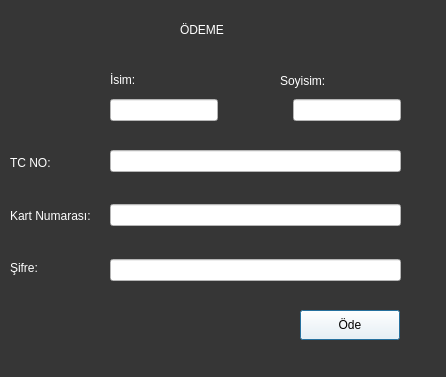
<?xml version="1.0" encoding="UTF-8"?>
<ui version="4.0">
 <class>Dialog</class>
 <widget class="QDialog" name="Dialog">
  <property name="geometry">
   <rect>
    <x>0</x>
    <y>0</y>
    <width>446</width>
    <height>377</height>
   </rect>
  </property>
  <property name="windowTitle">
   <string>Dialog</string>
  </property>
  <property name="styleSheet">
   <string notr="true">background-color: rgb(54, 54, 54);</string>
  </property>
  <widget class="QPushButton" name="ode">
   <property name="geometry">
    <rect>
     <x>300</x>
     <y>310</y>
     <width>100</width>
     <height>30</height>
    </rect>
   </property>
   <property name="styleSheet">
    <string notr="true">background-color: rgb(255, 255, 255);</string>
   </property>
   <property name="text">
    <string>Öde</string>
   </property>
  </widget>
  <widget class="QLabel" name="label">
   <property name="geometry">
    <rect>
     <x>180</x>
     <y>10</y>
     <width>125</width>
     <height>40</height>
    </rect>
   </property>
   <property name="styleSheet">
    <string notr="true">font: 20pt &quot;MS Shell Dlg 2&quot;;
color: rgb(255, 255, 255);</string>
   </property>
   <property name="text">
    <string>ÖDEME</string>
   </property>
  </widget>
  <widget class="QWidget" name="verticalLayoutWidget">
   <property name="geometry">
    <rect>
     <x>110</x>
     <y>150</y>
     <width>291</width>
     <height>131</height>
    </rect>
   </property>
   <layout class="QVBoxLayout" name="verticalLayout">
    <item>
     <widget class="QLineEdit" name="tc_no">
      <property name="styleSheet">
       <string notr="true">background-color: rgb(255, 255, 255);</string>
      </property>
     </widget>
    </item>
    <item>
     <spacer name="verticalSpacer">
      <property name="orientation">
       <enum>Qt::Vertical</enum>
      </property>
      <property name="sizeHint" stdset="0">
       <size>
        <width>20</width>
        <height>40</height>
       </size>
      </property>
     </spacer>
    </item>
    <item>
     <widget class="QLineEdit" name="cart_no">
      <property name="styleSheet">
       <string notr="true">background-color: rgb(255, 255, 255);</string>
      </property>
     </widget>
    </item>
    <item>
     <spacer name="verticalSpacer_2">
      <property name="orientation">
       <enum>Qt::Vertical</enum>
      </property>
      <property name="sizeHint" stdset="0">
       <size>
        <width>20</width>
        <height>40</height>
       </size>
      </property>
     </spacer>
    </item>
    <item>
     <widget class="QLineEdit" name="cart_password">
      <property name="styleSheet">
       <string notr="true">background-color: rgb(255, 255, 255);</string>
      </property>
     </widget>
    </item>
   </layout>
  </widget>
  <widget class="QWidget" name="horizontalLayoutWidget">
   <property name="geometry">
    <rect>
     <x>110</x>
     <y>90</y>
     <width>291</width>
     <height>41</height>
    </rect>
   </property>
   <layout class="QHBoxLayout" name="horizontalLayout">
    <item>
     <widget class="QLineEdit" name="isim">
      <property name="styleSheet">
       <string notr="true">background-color: rgb(255, 255, 255);</string>
      </property>
     </widget>
    </item>
    <item>
     <spacer name="horizontalSpacer">
      <property name="orientation">
       <enum>Qt::Horizontal</enum>
      </property>
      <property name="sizeHint" stdset="0">
       <size>
        <width>40</width>
        <height>20</height>
       </size>
      </property>
     </spacer>
    </item>
    <item>
     <widget class="QLineEdit" name="soyisim">
      <property name="styleSheet">
       <string notr="true">background-color: rgb(255, 255, 255);</string>
      </property>
     </widget>
    </item>
   </layout>
  </widget>
  <widget class="QLabel" name="label_3">
   <property name="geometry">
    <rect>
     <x>280</x>
     <y>70</y>
     <width>61</width>
     <height>21</height>
    </rect>
   </property>
   <property name="styleSheet">
    <string notr="true">color: rgb(255, 255, 255);
font: 8pt &quot;MS Shell Dlg 2&quot;;
</string>
   </property>
   <property name="text">
    <string>Soyisim:</string>
   </property>
  </widget>
  <widget class="QLabel" name="label_2">
   <property name="geometry">
    <rect>
     <x>110</x>
     <y>60</y>
     <width>41</width>
     <height>39</height>
    </rect>
   </property>
   <property name="styleSheet">
    <string notr="true">color: rgb(255, 255, 255);
font: 8pt &quot;MS Shell Dlg 2&quot;;</string>
   </property>
   <property name="text">
    <string>İsim:</string>
   </property>
  </widget>
  <widget class="QWidget" name="verticalLayoutWidget_2">
   <property name="geometry">
    <rect>
     <x>10</x>
     <y>140</y>
     <width>91</width>
     <height>151</height>
    </rect>
   </property>
   <layout class="QVBoxLayout" name="verticalLayout_2">
    <item>
     <widget class="QLabel" name="label_4">
      <property name="styleSheet">
       <string notr="true">color: rgb(255, 255, 255);</string>
      </property>
      <property name="text">
       <string>TC NO:</string>
      </property>
     </widget>
    </item>
    <item>
     <widget class="QLabel" name="label_5">
      <property name="styleSheet">
       <string notr="true">color: rgb(255, 255, 255);</string>
      </property>
      <property name="text">
       <string>Kart Numarası:</string>
      </property>
     </widget>
    </item>
    <item>
     <widget class="QLabel" name="label_6">
      <property name="styleSheet">
       <string notr="true">color: rgb(255, 255, 255);</string>
      </property>
      <property name="text">
       <string>Şifre:</string>
      </property>
     </widget>
    </item>
   </layout>
  </widget>
 </widget>
 <resources/>
 <connections/>
</ui>
